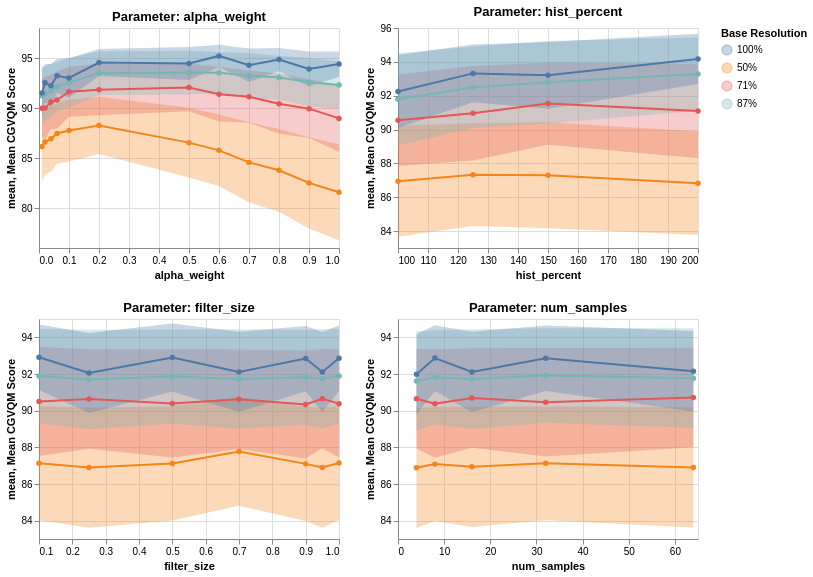

Here is the notebook cell this chart was saved with:
### Code cell
# Aggregate across scenes (mean score per param × value × resolution)
agg = df.groupby(['parameter', 'resolution', 'value'])['score'].agg(['mean', 'std', 'count']).reset_index()
agg['se'] = agg['std'] / np.sqrt(agg['count'])  # standard error
agg['ci95'] = 1.96 * agg['se']
agg['resolution'] = agg['resolution'].astype(str) + '%'

charts = []
for param in PARAMS:
    sub = agg[agg['parameter'] == param]

    line = alt.Chart(sub).mark_line(point=True).encode(
        x=alt.X('value:Q', title=param),
        y=alt.Y('mean:Q', title='Mean CGVQM Score', scale=alt.Scale(zero=False)),
        color=alt.Color('resolution:N', title='Base Resolution'),
        tooltip=['resolution', 'value', alt.Tooltip('mean:Q', format='.3f'), alt.Tooltip('ci95:Q', format='.3f')]
    )

    band = alt.Chart(sub).mark_errorband().encode(
        x='value:Q',
        y=alt.Y('mean:Q'),
        yError='ci95:Q',
        color='resolution:N'
    )

    charts.append((band + line).properties(title=f'Parameter: {param}', width=300, height=220))

alt.vconcat(*[alt.hconcat(*charts[:2]), alt.hconcat(*charts[2:])]).resolve_scale(color='shared')

### Figure 1 — Vega-Lite specification as saved in the notebook (floating-point values rounded to 4 significant figures)
{"config": {"view": {"continuousWidth": 300, "continuousHeight": 300}}, "vconcat": [{"hconcat": [{"layer": [{"mark": {"type": "errorband"}, "encoding": {"color": {"field": "resolution", "type": "nominal"}, "x": {"field": "value", "type": "quantitative"}, "y": {"field": "mean", "type": "quantitative"}, "yError": {"field": "ci95"}}}, {"mark": {"type": "line", "point": true}, "encoding": {"color": {"field": "resolution", "title": "Base Resolution", "type": "nominal"}, "tooltip": [{"field": "resolution", "type": "nominal"}, {"field": "value", "type": "quantitative"}, {"field": "mean", "format": ".3f", "type": "quantitative"}, {"field": "ci95", "format": ".3f", "type": "quantitative"}], "x": {"field": "value", "title": "alpha_weight", "type": "quantitative"}, "y": {"field": "mean", "scale": {"zero": false}, "title": "Mean CGVQM Score", "type": "quantitative"}}}], "data": {"name": "data-752d97cbb1fbb8c3aa6008f365c0927e"}, "height": 220, "title": "Parameter: alpha_weight", "width": 300}, {"layer": [{"mark": {"type": "errorband"}, "encoding": {"color": {"field": "resolution", "type": "nominal"}, "x": {"field": "value", "type": "quantitative"}, "y": {"field": "mean", "type": "quantitative"}, "yError": {"field": "ci95"}}}, {"mark": {"type": "line", "point": true}, "encoding": {"color": {"field": "resolution", "title": "Base Resolution", "type": "nominal"}, "tooltip": [{"field": "resolution", "type": "nominal"}, {"field": "value", "type": "quantitative"}, {"field": "mean", "format": ".3f", "type": "quantitative"}, {"field": "ci95", "format": ".3f", "type": "quantitative"}], "x": {"field": "value", "title": "hist_percent", "type": "quantitative"}, "y": {"field": "mean", "scale": {"zero": false}, "title": "Mean CGVQM Score", "type": "quantitative"}}}], "data": {"name": "data-89ca4912416995fe91b59c8b1b10e867"}, "height": 220, "title": "Parameter: hist_percent", "width": 300}]}, {"hconcat": [{"layer": [{"mark": {"type": "errorband"}, "encoding": {"color": {"field": "resolution", "type": "nominal"}, "x": {"field": "value", "type": "quantitative"}, "y": {"field": "mean", "type": "quantitative"}, "yError": {"field": "ci95"}}}, {"mark": {"type": "line", "point": true}, "encoding": {"color": {"field": "resolution", "title": "Base Resolution", "type": "nominal"}, "tooltip": [{"field": "resolution", "type": "nominal"}, {"field": "value", "type": "quantitative"}, {"field": "mean", "format": ".3f", "type": "quantitative"}, {"field": "ci95", "format": ".3f", "type": "quantitative"}], "x": {"field": "value", "title": "filter_size", "type": "quantitative"}, "y": {"field": "mean", "scale": {"zero": false}, "title": "Mean CGVQM Score", "type": "quantitative"}}}], "data": {"name": "data-ee71384c3dfedb1fa714e8d44b6c20f9"}, "height": 220, "title": "Parameter: filter_size", "width": 300}, {"layer": [{"mark": {"type": "errorband"}, "encoding": {"color": {"field": "resolution", "type": "nominal"}, "x": {"field": "value", "type": "quantitative"}, "y": {"field": "mean", "type": "quantitative"}, "yError": {"field": "ci95"}}}, {"mark": {"type": "line", "point": true}, "encoding": {"color": {"field": "resolution", "title": "Base Resolution", "type": "nominal"}, "tooltip": [{"field": "resolution", "type": "nominal"}, {"field": "value", "type": "quantitative"}, {"field": "mean", "format": ".3f", "type": "quantitative"}, {"field": "ci95", "format": ".3f", "type": "quantitative"}], "x": {"field": "value", "title": "num_samples", "type": "quantitative"}, "y": {"field": "mean", "scale": {"zero": false}, "title": "Mean CGVQM Score", "type": "quantitative"}}}], "data": {"name": "data-b1ecab2b0f38511aa91ac2fe527db9ce"}, "height": 220, "title": "Parameter: num_samples", "width": 300}]}], "resolve": {"scale": {"color": "shared"}}, "$schema": "https://vega.github.io/schema/vega-lite/v6.1.0.json", "datasets": {"data-752d97cbb1fbb8c3aa6008f365c0927e": [{"parameter": "alpha_weight", "resolution": "50%", "value": 0.01, "mean": 86.16, "std": 8.945, "count": 25, "se": 1.789, "ci95": 3.507}, {"parameter": "alpha_weight", "resolution": "50%", "value": 0.02, "mean": 86.6, "std": 8.25, "count": 25, "se": 1.65, "ci95": 3.234}, {"parameter": "alpha_weight", "resolution": "50%", "value": 0.04, "mean": 86.91, "std": 8.376, "count": 25, "se": 1.675, "ci95": 3.283}, {"parameter": "alpha_weight", "resolution": "50%", "value": 0.06, "mean": 87.45, "std": 7.717, "count": 25, "se": 1.543, "ci95": 3.025}, {"parameter": "alpha_weight", "resolution": "50%", "value": 0.1, "mean": 87.75, "std": 7.905, "count": 25, "se": 1.581, "ci95": 3.099}, {"parameter": "alpha_weight", "resolution": "50%", "value": 0.2, "mean": 88.26, "std": 7.292, "count": 25, "se": 1.458, "ci95": 2.859}, {"parameter": "alpha_weight", "resolution": "50%", "value": 0.5, "mean": 86.54, "std": 8.914, "count": 25, "se": 1.783, "ci95": 3.494}, {"parameter": "alpha_weight", "resolution": "50%", "value": 0.6, "mean": 85.77, "std": 9.111, "count": 25, "se": 1.822, "ci95": 3.571}, {"parameter": "alpha_weight", "resolution": "50%", "value": 0.7, "mean": 84.56, "std": 10.23, "count": 25, "se": 2.046, "ci95": 4.011}, {"parameter": "alpha_weight", "resolution": "50%", "value": 0.8, "mean": 83.77, "std": 10.55, "count": 25, "se": 2.11, "ci95": 4.135}, {"parameter": "alpha_weight", "resolution": "50%", "value": 0.9, "mean": 82.51, "std": 11.66, "count": 25, "se": 2.331, "ci95": 4.569}, {"parameter": "alpha_weight", "resolution": "50%", "value": 1.0, "mean": 81.58, "std": 12.25, "count": 25, "se": 2.45, "ci95": 4.801}, {"parameter": "alpha_weight", "resolution": "71%", "value": 0.01, "mean": 89.97, "std": 7.288, "count": 24, "se": 1.488, "ci95": 2.916}, {"parameter": "alpha_weight", "resolution": "71%", "value": 0.02, "mean": 89.99, "std": 7.699, "count": 24, "se": 1.572, "ci95": 3.08}, {"parameter": "alpha_weight", "resolution": "71%", "value": 0.04, "mean": 90.6, "std": 6.775, "count": 24, "se": 1.383, "ci95": 2.711}, {"parameter": "alpha_weight", "resolution": "71%", "value": 0.06, "mean": 90.79, "std": 7.162, "count": 24, "se": 1.462, "ci95": 2.865}, {"parameter": "alpha_weight", "resolution": "71%", "value": 0.1, "mean": 91.63, "std": 6.263, "count": 24, "se": 1.278, "ci95": 2.506}, {"parameter": "alpha_weight", "resolution": "71%", "value": 0.2, "mean": 91.83, "std": 6.406, "count": 24, "se": 1.308, "ci95": 2.563}, {"parameter": "alpha_weight", "resolution": "71%", "value": 0.5, "mean": 92.04, "std": 5.935, "count": 24, "se": 1.211, "ci95": 2.374}, {"parameter": "alpha_weight", "resolution": "71%", "value": 0.6, "mean": 91.39, "std": 6.823, "count": 24, "se": 1.393, "ci95": 2.73}, {"parameter": "alpha_weight", "resolution": "71%", "value": 0.7, "mean": 91.13, "std": 6.512, "count": 24, "se": 1.329, "ci95": 2.606}, {"parameter": "alpha_weight", "resolution": "71%", "value": 0.8, "mean": 90.44, "std": 7.526, "count": 24, "se": 1.536, "ci95": 3.011}, {"parameter": "alpha_weight", "resolution": "71%", "value": 0.9, "mean": 89.93, "std": 7.329, "count": 24, "se": 1.496, "ci95": 2.932}, {"parameter": "alpha_weight", "resolution": "71%", "value": 1.0, "mean": 88.96, "std": 8.404, "count": 24, "se": 1.715, "ci95": 3.362}, {"parameter": "alpha_weight", "resolution": "87%", "value": 0.01, "mean": 91.22, "std": 7.269, "count": 24, "se": 1.484, "ci95": 2.908}, {"parameter": "alpha_weight", "resolution": "87%", "value": 0.02, "mean": 91.44, "std": 6.734, "count": 24, "se": 1.375, "ci95": 2.694}, {"parameter": "alpha_weight", "resolution": "87%", "value": 0.04, "mean": 91.73, "std": 6.796, "count": 24, "se": 1.387, "ci95": 2.719}, {"parameter": "alpha_weight", "resolution": "87%", "value": 0.06, "mean": 92.13, "std": 6.195, "count": 24, "se": 1.265, "ci95": 2.479}, {"parameter": "alpha_weight", "resolution": "87%", "value": 0.1, "mean": 92.53, "std": 6.228, "count": 24, "se": 1.271, "ci95": 2.492}, {"parameter": "alpha_weight", "resolution": "87%", "value": 0.2, "mean": 93.49, "std": 5.481, "count": 24, "se": 1.119, "ci95": 2.193}, {"parameter": "alpha_weight", "resolution": "87%", "value": 0.5, "mean": 93.54, "std": 5.492, "count": 24, "se": 1.121, "ci95": 2.197}, {"parameter": "alpha_weight", "resolution": "87%", "value": 0.6, "mean": 93.53, "std": 5.166, "count": 24, "se": 1.055, "ci95": 2.067}, {"parameter": "alpha_weight", "resolution": "87%", "value": 0.7, "mean": 93.21, "std": 5.688, "count": 24, "se": 1.161, "ci95": 2.276}, {"parameter": "alpha_weight", "resolution": "87%", "value": 0.8, "mean": 93.04, "std": 5.459, "count": 24, "se": 1.114, "ci95": 2.184}, {"parameter": "alpha_weight", "resolution": "87%", "value": 0.9, "mean": 92.59, "std": 6.059, "count": 24, "se": 1.237, "ci95": 2.424}, {"parameter": "alpha_weight", "resolution": "87%", "value": 1.0, "mean": 92.29, "std": 5.915, "count": 24, "se": 1.207, "ci95": 2.366}, {"parameter": "alpha_weight", "resolution": "100%", "value": 0.01, "mean": 91.5, "std": 6.389, "count": 28, "se": 1.207, "ci95": 2.366}, {"parameter": "alpha_weight", "resolution": "100%", "value": 0.02, "mean": 92.52, "std": 5.16, "count": 28, "se": 0.9751, "ci95": 1.911}, {"parameter": "alpha_weight", "resolution": "100%", "value": 0.04, "mean": 92.22, "std": 5.929, "count": 28, "se": 1.121, "ci95": 2.196}, {"parameter": "alpha_weight", "resolution": "100%", "value": 0.06, "mean": 93.22, "std": 4.555, "count": 28, "se": 0.8608, "ci95": 1.687}, {"parameter": "alpha_weight", "resolution": "100%", "value": 0.1, "mean": 93.01, "std": 5.323, "count": 28, "se": 1.006, "ci95": 1.971}, {"parameter": "alpha_weight", "resolution": "100%", "value": 0.2, "mean": 94.55, "std": 3.631, "count": 28, "se": 0.6862, "ci95": 1.345}, {"parameter": "alpha_weight", "resolution": "100%", "value": 0.5, "mean": 94.45, "std": 4.435, "count": 28, "se": 0.8381, "ci95": 1.643}, {"parameter": "alpha_weight", "resolution": "100%", "value": 0.6, "mean": 95.21, "std": 3.01, "count": 28, "se": 0.5688, "ci95": 1.115}, {"parameter": "alpha_weight", "resolution": "100%", "value": 0.7, "mean": 94.27, "std": 4.508, "count": 28, "se": 0.8519, "ci95": 1.67}, {"parameter": "alpha_weight", "resolution": "100%", "value": 0.8, "mean": 94.84, "std": 3.123, "count": 28, "se": 0.5901, "ci95": 1.157}, {"parameter": "alpha_weight", "resolution": "100%", "value": 0.9, "mean": 93.9, "std": 4.706, "count": 28, "se": 0.8893, "ci95": 1.743}, {"parameter": "alpha_weight", "resolution": "100%", "value": 1.0, "mean": 94.4, "std": 3.411, "count": 28, "se": 0.6445, "ci95": 1.263}], "data-89ca4912416995fe91b59c8b1b10e867": [{"parameter": "hist_percent", "resolution": "50%", "value": 100.0, "mean": 86.94, "std": 8.374, "count": 25, "se": 1.675, "ci95": 3.283}, {"parameter": "hist_percent", "resolution": "50%", "value": 125.0, "mean": 87.33, "std": 7.744, "count": 25, "se": 1.549, "ci95": 3.036}, {"parameter": "hist_percent", "resolution": "50%", "value": 150.0, "mean": 87.3, "std": 7.987, "count": 25, "se": 1.597, "ci95": 3.131}, {"parameter": "hist_percent", "resolution": "50%", "value": 200.0, "mean": 86.83, "std": 7.813, "count": 25, "se": 1.563, "ci95": 3.063}, {"parameter": "hist_percent", "resolution": "71%", "value": 100.0, "mean": 90.55, "std": 6.772, "count": 24, "se": 1.382, "ci95": 2.709}, {"parameter": "hist_percent", "resolution": "71%", "value": 125.0, "mean": 90.96, "std": 6.978, "count": 24, "se": 1.424, "ci95": 2.792}, {"parameter": "hist_percent", "resolution": "71%", "value": 150.0, "mean": 91.54, "std": 6.076, "count": 24, "se": 1.24, "ci95": 2.431}, {"parameter": "hist_percent", "resolution": "71%", "value": 200.0, "mean": 91.1, "std": 6.966, "count": 24, "se": 1.422, "ci95": 2.787}, {"parameter": "hist_percent", "resolution": "87%", "value": 100.0, "mean": 91.78, "std": 6.801, "count": 24, "se": 1.388, "ci95": 2.721}, {"parameter": "hist_percent", "resolution": "87%", "value": 125.0, "mean": 92.49, "std": 6.018, "count": 24, "se": 1.229, "ci95": 2.408}, {"parameter": "hist_percent", "resolution": "87%", "value": 150.0, "mean": 92.8, "std": 6.085, "count": 24, "se": 1.242, "ci95": 2.434}, {"parameter": "hist_percent", "resolution": "87%", "value": 200.0, "mean": 93.28, "std": 5.403, "count": 24, "se": 1.103, "ci95": 2.162}, {"parameter": "hist_percent", "resolution": "100%", "value": 100.0, "mean": 92.25, "std": 5.829, "count": 28, "se": 1.102, "ci95": 2.159}, {"parameter": "hist_percent", "resolution": "100%", "value": 125.0, "mean": 93.32, "std": 4.617, "count": 28, "se": 0.8725, "ci95": 1.71}, {"parameter": "hist_percent", "resolution": "100%", "value": 150.0, "mean": 93.2, "std": 5.221, "count": 27, "se": 1.005, "ci95": 1.969}, {"parameter": "hist_percent", "resolution": "100%", "value": 200.0, "mean": 94.17, "std": 3.939, "count": 27, "se": 0.758, "ci95": 1.486}], "data-ee71384c3dfedb1fa714e8d44b6c20f9": [{"parameter": "filter_size", "resolution": "50%", "value": 0.1, "mean": 87.14, "std": 7.946, "count": 25, "se": 1.589, "ci95": 3.115}, {"parameter": "filter_size", "resolution": "50%", "value": 0.25, "mean": 86.9, "std": 8.375, "count": 25, "se": 1.675, "ci95": 3.283}, {"parameter": "filter_size", "resolution": "50%", "value": 0.5, "mean": 87.12, "std": 7.948, "count": 25, "se": 1.59, "ci95": 3.116}, {"parameter": "filter_size", "resolution": "50%", "value": 0.7, "mean": 87.78, "std": 7.42, "count": 24, "se": 1.515, "ci95": 2.968}, {"parameter": "filter_size", "resolution": "50%", "value": 0.9, "mean": 87.1, "std": 7.934, "count": 25, "se": 1.587, "ci95": 3.11}, {"parameter": "filter_size", "resolution": "50%", "value": 0.95, "mean": 86.9, "std": 8.377, "count": 25, "se": 1.675, "ci95": 3.284}, {"parameter": "filter_size", "resolution": "50%", "value": 1.0, "mean": 87.15, "std": 7.929, "count": 25, "se": 1.586, "ci95": 3.108}, {"parameter": "filter_size", "resolution": "71%", "value": 0.1, "mean": 90.5, "std": 7.432, "count": 24, "se": 1.517, "ci95": 2.973}, {"parameter": "filter_size", "resolution": "71%", "value": 0.25, "mean": 90.64, "std": 6.779, "count": 24, "se": 1.384, "ci95": 2.712}, {"parameter": "filter_size", "resolution": "71%", "value": 0.5, "mean": 90.4, "std": 7.382, "count": 24, "se": 1.507, "ci95": 2.954}, {"parameter": "filter_size", "resolution": "71%", "value": 0.7, "mean": 90.62, "std": 6.773, "count": 24, "se": 1.383, "ci95": 2.71}, {"parameter": "filter_size", "resolution": "71%", "value": 0.9, "mean": 90.34, "std": 7.376, "count": 24, "se": 1.506, "ci95": 2.951}, {"parameter": "filter_size", "resolution": "71%", "value": 0.95, "mean": 90.65, "std": 6.768, "count": 24, "se": 1.382, "ci95": 2.708}, {"parameter": "filter_size", "resolution": "71%", "value": 1.0, "mean": 90.38, "std": 7.382, "count": 24, "se": 1.507, "ci95": 2.953}, {"parameter": "filter_size", "resolution": "87%", "value": 0.1, "mean": 91.89, "std": 6.427, "count": 24, "se": 1.312, "ci95": 2.571}, {"parameter": "filter_size", "resolution": "87%", "value": 0.25, "mean": 91.69, "std": 6.782, "count": 24, "se": 1.384, "ci95": 2.713}, {"parameter": "filter_size", "resolution": "87%", "value": 0.5, "mean": 91.86, "std": 6.425, "count": 24, "se": 1.311, "ci95": 2.57}, {"parameter": "filter_size", "resolution": "87%", "value": 0.7, "mean": 91.73, "std": 6.78, "count": 24, "se": 1.384, "ci95": 2.713}, {"parameter": "filter_size", "resolution": "87%", "value": 0.9, "mean": 91.82, "std": 6.438, "count": 24, "se": 1.314, "ci95": 2.576}, {"parameter": "filter_size", "resolution": "87%", "value": 0.95, "mean": 91.74, "std": 6.785, "count": 24, "se": 1.385, "ci95": 2.715}, {"parameter": "filter_size", "resolution": "87%", "value": 1.0, "mean": 91.89, "std": 6.438, "count": 24, "se": 1.314, "ci95": 2.576}, {"parameter": "filter_size", "resolution": "100%", "value": 0.1, "mean": 92.92, "std": 4.827, "count": 28, "se": 0.9122, "ci95": 1.788}, {"parameter": "filter_size", "resolution": "100%", "value": 0.25, "mean": 92.06, "std": 5.89, "count": 28, "se": 1.113, "ci95": 2.182}, {"parameter": "filter_size", "resolution": "100%", "value": 0.5, "mean": 92.9, "std": 4.916, "count": 27, "se": 0.9462, "ci95": 1.854}, {"parameter": "filter_size", "resolution": "100%", "value": 0.7, "mean": 92.11, "std": 5.896, "count": 28, "se": 1.114, "ci95": 2.184}, {"parameter": "filter_size", "resolution": "100%", "value": 0.9, "mean": 92.84, "std": 4.816, "count": 28, "se": 0.9102, "ci95": 1.784}, {"parameter": "filter_size", "resolution": "100%", "value": 0.95, "mean": 92.11, "std": 5.898, "count": 28, "se": 1.115, "ci95": 2.185}, {"parameter": "filter_size", "resolution": "100%", "value": 1.0, "mean": 92.86, "std": 4.824, "count": 28, "se": 0.9116, "ci95": 1.787}], "data-b1ecab2b0f38511aa91ac2fe527db9ce": [{"parameter": "num_samples", "resolution": "50%", "value": 4.0, "mean": 86.88, "std": 8.376, "count": 25, "se": 1.675, "ci95": 3.283}, {"parameter": "num_samples", "resolution": "50%", "value": 8.0, "mean": 87.08, "std": 7.93, "count": 25, "se": 1.586, "ci95": 3.109}, {"parameter": "num_samples", "resolution": "50%", "value": 16.0, "mean": 86.93, "std": 8.378, "count": 25, "se": 1.676, "ci95": 3.284}, {"parameter": "num_samples", "resolution": "50%", "value": 32.0, "mean": 87.13, "std": 7.927, "count": 25, "se": 1.585, "ci95": 3.107}, {"parameter": "num_samples", "resolution": "50%", "value": 64.0, "mean": 86.9, "std": 8.371, "count": 25, "se": 1.674, "ci95": 3.282}, {"parameter": "num_samples", "resolution": "71%", "value": 4.0, "mean": 90.65, "std": 6.782, "count": 24, "se": 1.384, "ci95": 2.714}, {"parameter": "num_samples", "resolution": "71%", "value": 8.0, "mean": 90.38, "std": 7.382, "count": 24, "se": 1.507, "ci95": 2.954}, {"parameter": "num_samples", "resolution": "71%", "value": 16.0, "mean": 90.69, "std": 6.792, "count": 24, "se": 1.386, "ci95": 2.717}, {"parameter": "num_samples", "resolution": "71%", "value": 32.0, "mean": 90.46, "std": 7.405, "count": 24, "se": 1.511, "ci95": 2.963}, {"parameter": "num_samples", "resolution": "71%", "value": 64.0, "mean": 90.72, "std": 6.793, "count": 24, "se": 1.387, "ci95": 2.718}, {"parameter": "num_samples", "resolution": "87%", "value": 4.0, "mean": 91.62, "std": 6.771, "count": 24, "se": 1.382, "ci95": 2.709}, {"parameter": "num_samples", "resolution": "87%", "value": 8.0, "mean": 91.82, "std": 6.413, "count": 24, "se": 1.309, "ci95": 2.566}, {"parameter": "num_samples", "resolution": "87%", "value": 16.0, "mean": 91.72, "std": 6.803, "count": 24, "se": 1.389, "ci95": 2.722}, {"parameter": "num_samples", "resolution": "87%", "value": 32.0, "mean": 91.92, "std": 6.436, "count": 24, "se": 1.314, "ci95": 2.575}, {"parameter": "num_samples", "resolution": "87%", "value": 64.0, "mean": 91.77, "std": 6.799, "count": 24, "se": 1.388, "ci95": 2.72}, {"parameter": "num_samples", "resolution": "100%", "value": 4.0, "mean": 91.98, "std": 5.914, "count": 28, "se": 1.118, "ci95": 2.191}, {"parameter": "num_samples", "resolution": "100%", "value": 8.0, "mean": 92.87, "std": 4.841, "count": 28, "se": 0.9149, "ci95": 1.793}, {"parameter": "num_samples", "resolution": "100%", "value": 16.0, "mean": 92.11, "std": 5.915, "count": 28, "se": 1.118, "ci95": 2.191}, {"parameter": "num_samples", "resolution": "100%", "value": 32.0, "mean": 92.86, "std": 4.833, "count": 28, "se": 0.9133, "ci95": 1.79}, {"parameter": "num_samples", "resolution": "100%", "value": 64.0, "mean": 92.15, "std": 5.937, "count": 28, "se": 1.122, "ci95": 2.199}]}}
